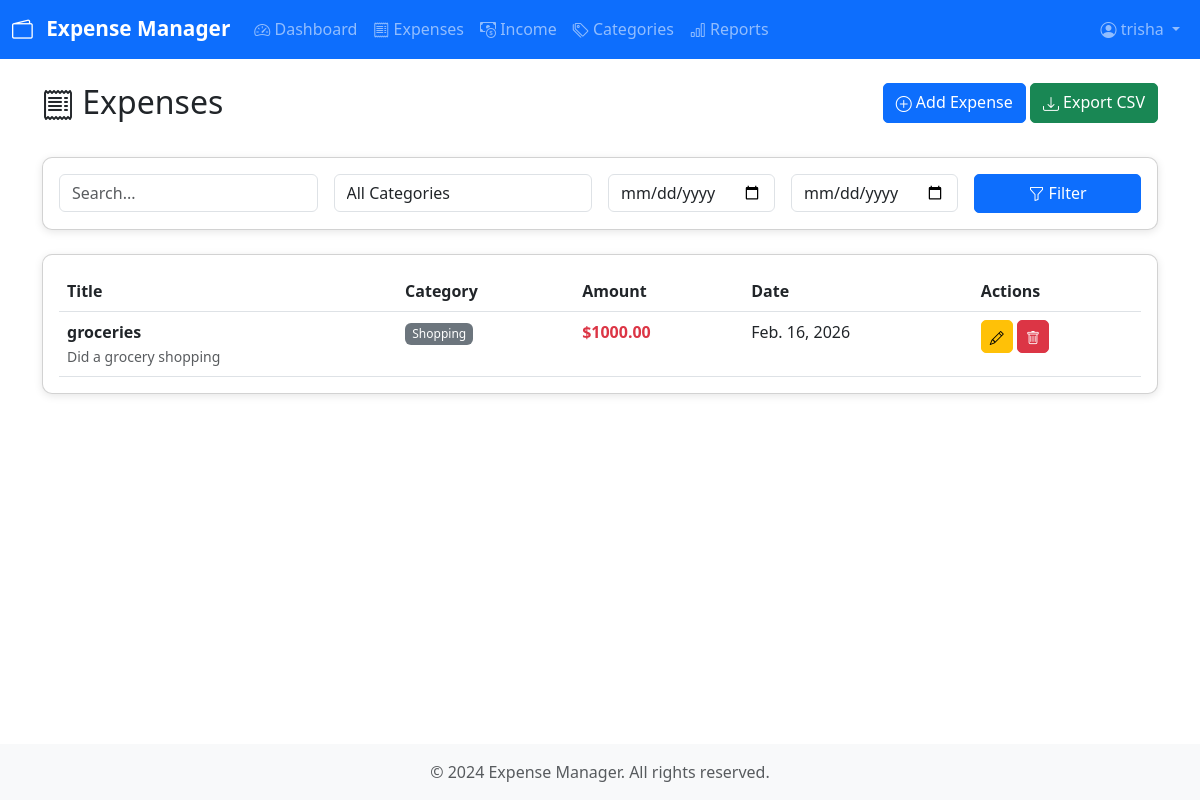
The app's page /expenses/ (signed in) with its own data.
### expenses/models.py (models this page shows, shortened)
class Expense(models.Model):
    title = models.CharField(max_length=200)
    amount = models.DecimalField(max_digits=10, decimal_places=2)
    category = models.ForeignKey(Category, on_delete=models.SET_NULL, null=True)
    date = models.DateField()
    description = models.TextField(blank=True)
    user = models.ForeignKey(User, on_delete=models.CASCADE)
    created_at = models.DateTimeField(auto_now_add=True)
    updated_at = models.DateTimeField(auto_now=True)
    class Meta:
        ordering = ['-date', '-created_at']

class Category(models.Model):
    name = models.CharField(max_length=100)
    user = models.ForeignKey(User, on_delete=models.CASCADE)
    created_at = models.DateTimeField(auto_now_add=True)
    class Meta:
        verbose_name_plural = 'Categories'
        ordering = ['name']
    def __str__(self):
        return self.name

### expenses/views.py (the view)
# urls.py: path('expenses/', views.expense_list, name='expense_list'),
@login_required
def expense_list(request):
    expenses = Expense.objects.filter(user=request.user)
    search_query = request.GET.get('search', '')
    if search_query:
        expenses = expenses.filter(
            Q(title__icontains=search_query) |
            Q(description__icontains=search_query)
        )
    category_id = request.GET.get('category', '')
    if category_id:
        expenses = expenses.filter(category_id=category_id)
    date_from = request.GET.get('date_from', '')
    date_to = request.GET.get('date_to', '')
    if date_from:
        expenses = expenses.filter(date__gte=date_from)
    if date_to:
        expenses = expenses.filter(date__lte=date_to)
    paginator = Paginator(expenses, 10)
    page_number = request.GET.get('page')
    page_obj = paginator.get_page(page_number)
    categories = Category.objects.filter(user=request.user)
    context = {
        'page_obj': page_obj,
        'categories': categories,
        'search_query': search_query,
        'selected_category': category_id,
        'date_from': date_from,
        'date_to': date_to,
    }
    return render(request, 'expenses/expense_list.html', context)

### templates/expenses/expense_list.html (shortened to what this page needs)
{% extends 'base.html' %}
{% block content %}
<div class="row mb-4">
    <div class="col">
        <h2><i class="bi bi-receipt"></i> Expenses</h2>
    </div>
    <div class="col text-end">
        <a href="{% url 'expense_create' %}" class="btn btn-primary">
            <i class="bi bi-plus-circle"></i> Add Expense
        </a>
        <a href="{% url 'export_expenses' %}" class="btn btn-success">
            <i class="bi bi-download"></i> Export CSV
        </a>
    </div>
</div>
<div class="card mb-4">
    <div class="card-body">
        <form method="get" class="row g-3">
            <div class="col-md-3">
                <input type="text" name="search" class="form-control" placeholder="Search..." value="{{ search_query }}">
            </div>
            <div class="col-md-3">
                <select name="category" class="form-control">
                    <option value="">All Categories</option>
                </select>
            </div>
            <div class="col-md-2">
                <input type="date" name="date_from" class="form-control" placeholder="From" value="{{ date_from }}">
            </div>
            <div class="col-md-2">
                <input type="date" name="date_to" class="form-control" placeholder="To" value="{{ date_to }}">
            </div>
            <div class="col-md-2">
                <button type="submit" class="btn btn-primary w-100">
                    <i class="bi bi-funnel"></i> Filter
                </button>
            </div>
        </form>
    </div>
</div>
<div class="card">
    <div class="card-body">
        {% if page_obj %}
        <div class="table-responsive">
            <table class="table table-hover">
                <thead>
                    <tr>
                        <th>Title</th>
                        <th>Category</th>
                        <th>Amount</th>
                        <th>Date</th>
                        <th>Actions</th>
                    </tr>
                </thead>
                <tbody>
                    {% for expense in page_obj %}
                    <tr>
                        <td>
                            <strong>{{ expense.title }}</strong>
                            {% if expense.description %}
                            <br><small class="text-muted">{{ expense.description|truncatewords:10 }}</small>
                            {% endif %}
                        </td>
                        <td>
                            {% if expense.category %}
                            <span class="badge bg-secondary">{{ expense.category }}</span>
                            {% else %}
                            <span class="badge bg-light text-dark">Uncategorized</span>
                            {% endif %}
                        </td>
                        <td class="text-danger"><strong>${{ expense.amount }}</strong></td>
                        <td>{{ expense.date }}</td>
                        <td>
                            <a href="{% url 'expense_update' expense.pk %}" class="btn btn-sm btn-warning">
                                <i class="bi bi-pencil"></i>
                            </a>
                            <button type="button" class="btn btn-sm btn-danger" data-bs-toggle="modal" data-bs-target="#deleteModal{{ expense.pk }}">
                                <i class="bi bi-trash"></i>
                            </button>
                        </td>
                    </tr>
                    {% endfor %}
                </tbody>
            </table>
        </div>
        {% else %}
        <p class="text-center text-muted">No expenses found.</p>
        {% endif %}
    </div>
</div>
{% endblock %}

### templates/base.html (shortened to what this page needs)
<!DOCTYPE html>
<html lang="en">
<head>
    <link href="https://cdn.jsdelivr.net/npm/bootstrap@5.3.0/dist/css/bootstrap.min.css" rel="stylesheet">
    <link rel="stylesheet" href="https://cdn.jsdelivr.net/npm/bootstrap-icons@1.10.0/font/bootstrap-icons.css">
    {% load static %}
    <link rel="stylesheet" href="{% static 'css/style.css' %}">
</head>
<body>
    {% if user.is_authenticated %}
    <nav class="navbar navbar-expand-lg navbar-dark bg-primary">
        <div class="container-fluid">
            <a class="navbar-brand" href="{% url 'dashboard' %}">
                <i class="bi bi-wallet2"></i> Expense Manager
            </a>
            <div class="collapse navbar-collapse" id="navbarNav">
                <ul class="navbar-nav me-auto">
                    <li class="nav-item">
                        <a class="nav-link" href="{% url 'dashboard' %}">
                            <i class="bi bi-speedometer2"></i> Dashboard
                        </a>
                    </li>
                    <li class="nav-item">
                        <a class="nav-link" href="{% url 'expense_list' %}">
                            <i class="bi bi-receipt"></i> Expenses
                        </a>
                    </li>
                    <li class="nav-item">
                        <a class="nav-link" href="{% url 'income_list' %}">
                            <i class="bi bi-cash-coin"></i> Income
                        </a>
                    </li>
                    <li class="nav-item">
                        <a class="nav-link" href="{% url 'category_list' %}">
                            <i class="bi bi-tags"></i> Categories
                        </a>
                    </li>
                    <li class="nav-item">
                        <a class="nav-link" href="{% url 'reports' %}">
                            <i class="bi bi-bar-chart"></i> Reports
                        </a>
                    </li>
                </ul>
                <ul class="navbar-nav">
                    <li class="nav-item dropdown">
                        <a class="nav-link dropdown-toggle" href="#" id="userDropdown" role="button" data-bs-toggle="dropdown">
                            <i class="bi bi-person-circle"></i> {{ user.username }}
                        </a>
                    </li>
                </ul>
            </div>
        </div>
    </nav>
    {% endif %}
    <main class="{% if user.is_authenticated %}container my-4{% endif %}">
        {% block content %}{% endblock %}
    </main>
    <footer class="bg-light text-center text-muted py-3 mt-5">
        <div class="container">
            <p class="mb-0">&copy; 2024 Expense Manager. All rights reserved.</p>
        </div>
    </footer>
    {% load static %}
</body>
</html>

### static/css/style.css (style rules this page uses)
:root { --primary-color: #0d6efd; --danger-color: #dc3545; --success-color: #198754; --warning-color: #ffc107; }
body { min-height: 100vh; display: flex; flex-direction: column; }
main { flex: 1; }
.navbar-brand { font-weight: bold; font-size: 1.3rem; }
.navbar-brand i { margin-right: 8px; }
.card { border-radius: 10px; box-shadow: 0 2px 8px rgba(0, 0, 0, 0.1); transition: transform 0.2s, box-shadow 0.2s; }
.table { margin-bottom: 0; }
.table thead { background-color: #f8f9fa; }
.btn { border-radius: 5px; transition: all 0.3s; }
footer { margin-top: auto; }
.badge { padding: 0.4em 0.6em; font-weight: 500; }
.bi { vertical-align: middle; }
* { transition: background-color 0.3s ease; }

### records on screen
Expense: title "groceries", description "Did a grocery shopping", category "Shopping", amount "1000.00", date "Feb. 16, 2026"

### other values on screen
{{ user.username }} "trisha"
